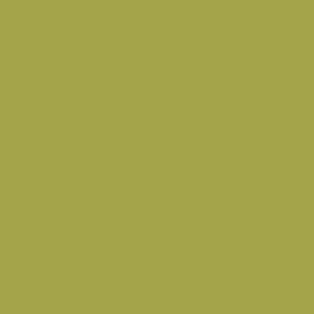
Frame 1 (no input)
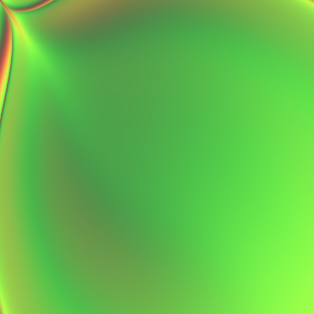
Frame 60 (the mouse pressed at the canvas centre just before this capture)
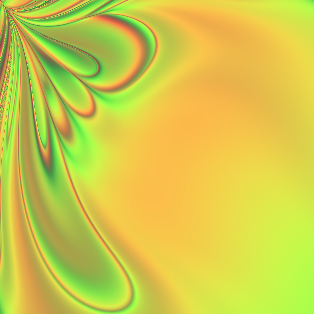
Frame 120 (the mouse held since frame 60 and released just before this capture)

The Processing sketch that drew these frames (run headless with seeded random() and noise(); from frame 60 on, the mouse is pressed at the canvas centre):

// Processing sketch: Pendolo_RGB
// ── Pendolo_RGB.pde
  public static double l1 = 200;
  public static double l2 = 200;
  
  public static double m1 = 40;
  public static double m2 = 40;
  
  public static double g = 1;
  
  public static int x0 = 157;
  public static int y0 = 157;
  
  public static double maxVel = g * Math.sqrt((2 * (1*l2 + 2*l2))/g);


public static double[] doubleP(double[] data) {
  
  double ang1 = data[0];
  double ang2 = data[1];
  
  double vel1 = data[2];
  double vel2 = data[3];
  
  double[] out = new double[10];
  
  double a = -g * (2*m1 + m2) * Math.sin(ang1);
  double b = -m2 * g * Math.sin(ang1 - 2*ang2);
  double c = -2 * Math.sin(ang1 -ang2) * m2;
  double d = vel2*vel2*l2 + vel1*vel1*l1*Math.cos(ang1 - ang2);
  double e = l1 * (2 * m1 + m2 - m2*Math.cos(2 * ang1 - 2 * ang2));
  
  out[4] = (a + b + c * d)/e;
  
  a = 2 * Math.sin(ang1 - ang2);
  b = (vel1 * vel1 * l1 * (m1 + m2));
  c = g * (m1 + m2) * Math.cos(ang1);
  d = vel2 * vel2 * l2 * m2 * Math.cos(ang1 - ang2);
  e = l2 * (2 * m1 + m2 - m2*Math.cos(2 * ang1 - 2 * ang2));
  
  out[5] = (a * (b + c + d)) / e;
  
  out[6] = l1 * Math.sin(ang1);
  out[7] = l1 * Math.cos(ang1);
  
  out[8] = out[6] + l2 * Math.sin(ang2);
  out[9] = out[7] + l2 * Math.cos(ang2);
  
  out[2] = vel1 + out[4];
  out[3] = vel2 + out[5];
  
  out[0] = ang1 + out[2];
  out[1] = ang2 + out[3];
  
  return out;
  
}

void setup() {
 
  size(314,314);
  
  background(0, 0, 0);
  
  for(int i = 0; i < 800; i++) {
    for(int j = 0; j < 800; j++) {
      
      Matrix[i][j][0] = Math.PI - (double)i/100.0;
      Matrix[i][j][1] = Math.PI - (double)j/100.0;
      
    }
  }

}

public static double[][][] Matrix = new double[800][800][10];

void draw() {
  
  background(255,255,255);
  
  for(int i = 0; i < 314; i++) {
    for(int j = 0; j < 314; j++) {
      
      float x1 = (float) (Matrix[i][j][6] + x0);
      float y1 = (float) (Matrix[i][j][7] + y0);
  
      float x2 = (float) (Matrix[i][j][8] + x0);
      float y2 = (float) (Matrix[i][j][9] + y0);
  
      int red = (int) (((x2 - x0 + l1 + l2)*255) / (2*l1 + 2*l2));
      int green = (int) (((y2 - y0 + l1 + l2)*255) / (2*l1 + 2*l2));
      int blue = (int) ((Matrix[i][j][3] * 255) / maxVel);
      
      stroke(red, green, blue);
      point(i,j);
      
      Matrix[i][j] = doubleP(Matrix[i][j]);
      
    }
  }
  
  System.out.println(frameCount);
  
}
